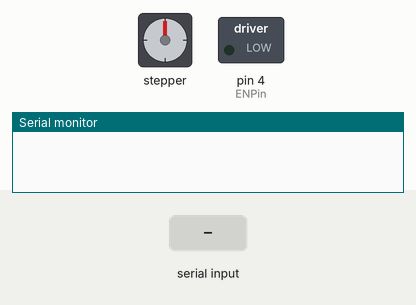
This sketch was run on a simulated Arduino Uno, built with avr-gcc and run on an emulated ATmega328P. Shown: stepper motor, switched loads named in the sketch (green lamp = pin HIGH), the last lines printed to the serial monitor. The inputs (shaded band) are chosen by the test bench. Stepper angles assume 200 steps per turn.

Above: at 1.2 s.
1.3 s: "l" received over Serial
At 1.8 s:
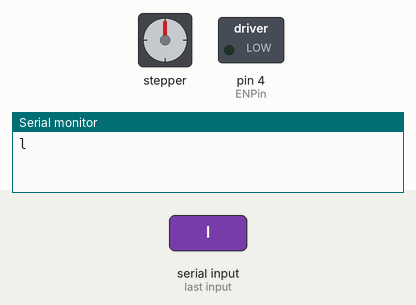
2.8 s: "r" received over Serial
At 4.0 s:
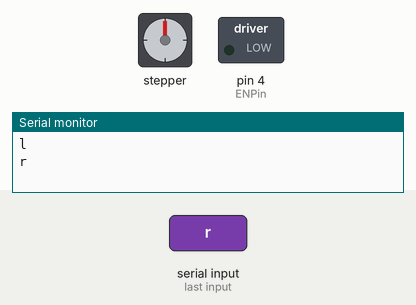
4.3 s: "r" received over Serial
At 5.2 s:
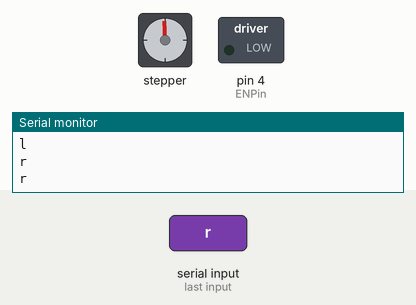
Timing chart, 0 to 7.3 s (numbered marks = the images above; inputs shaded):
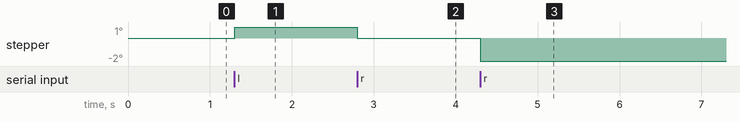

The sketch:

MicroduinoStepperControl.ino
```cpp
#include <AccelStepper.h>
#include <Wire.h>

int motorSpeed = 7000; //maximum steps per second (about 3rps / at 16 microsteps)

int motorLDirPin = 5; //digital pin 5
int motorLStepPin = 6; //digital pin 6
char command='t';

const int ENPin =  4;      // the number of the LED pin


//set up the accelStepper intances
//the "1" tells it we are using a driver
AccelStepper stepper(1, motorLStepPin, motorLDirPin);

//stop
void stop() {
}

void setup() {
  pinMode(ENPin, OUTPUT);
  digitalWrite(ENPin, LOW);
  Serial.begin(9600);
  Wire.begin();
  stepper.setMaxSpeed(motorSpeed);
  stepper.setSpeed(motorSpeed);
}

void loop() {
  if(Serial.available())
  {
    command=Serial.read();
    Serial.println(command);
    if(command=='l') {
      stepper.setSpeed(motorSpeed);
      stepper.runSpeed();
    }
    else if(command=='r') {
      stepper.setSpeed(-motorSpeed);
      stepper.runSpeed();
    }
    else {
      stepper.stop();
    }
  }
}
```
